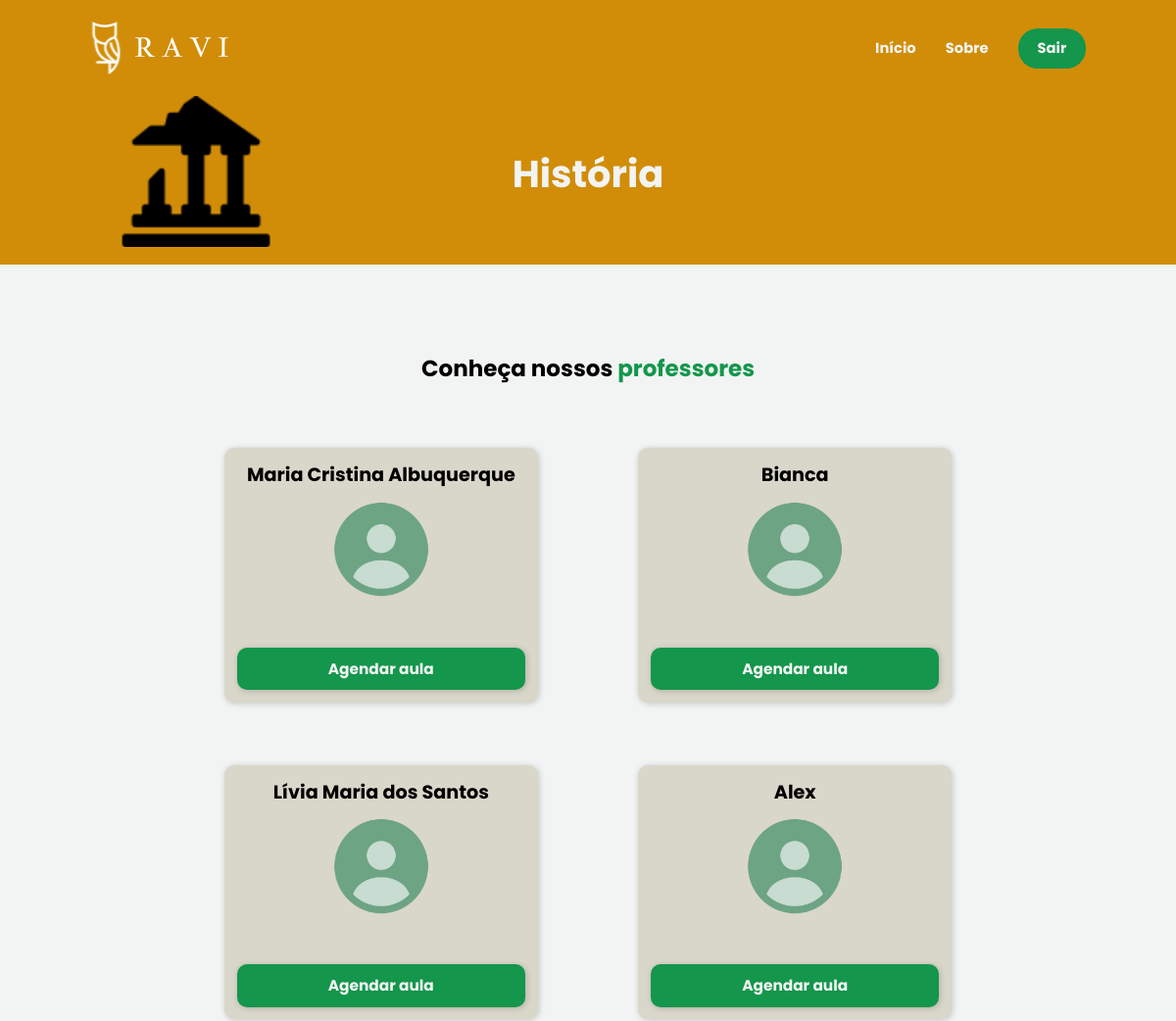
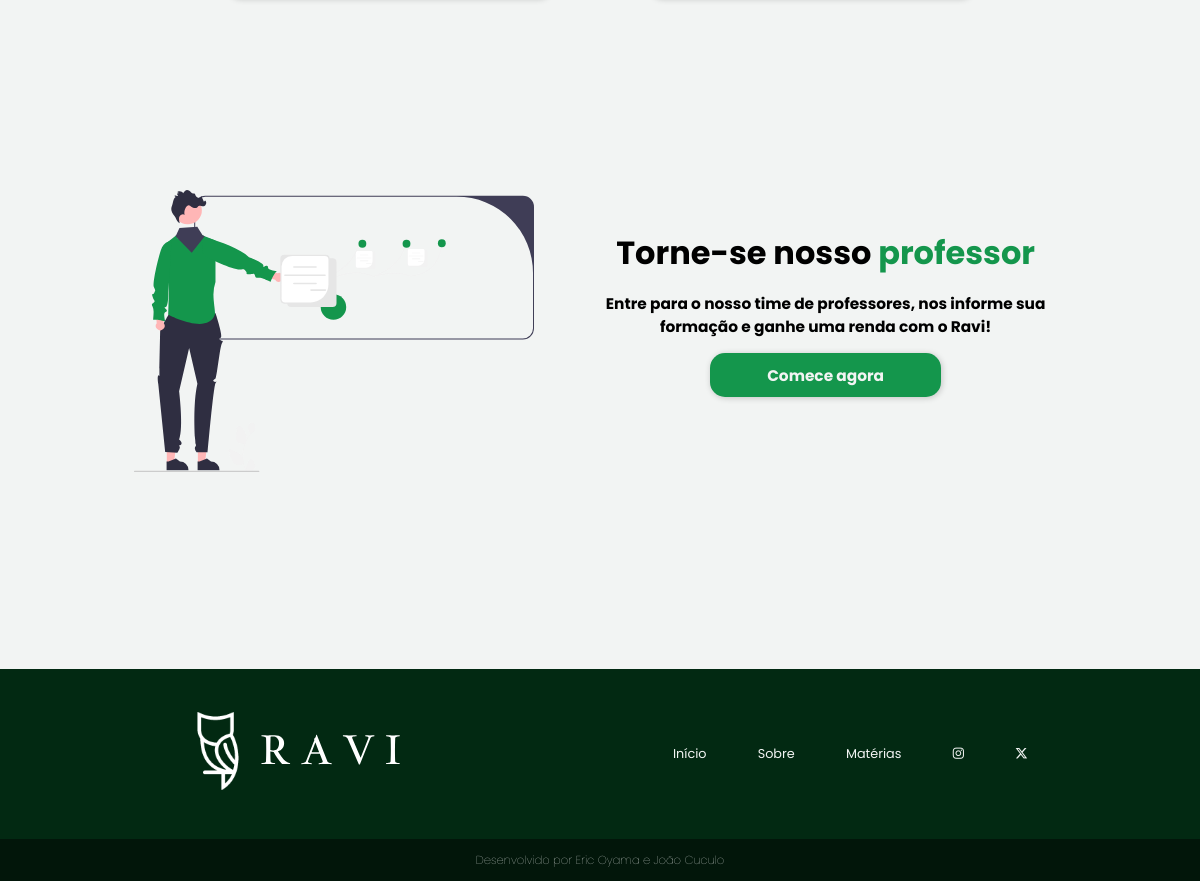
The page /sistema-aluno/materias/historia.php (signed in) on the database its author committed (2 pictures, top to bottom).
### tables this page shows
CREATE TABLE `professor` (
  `id` int(11) NOT NULL,
  `nome` varchar(100) NOT NULL,
  `email` varchar(100) NOT NULL,
  `senha` varchar(100) NOT NULL,
  `dn` date NOT NULL,
  `endereco` varchar(100) NOT NULL,
  `cep` varchar(20) NOT NULL,
  `estado` varchar(100) NOT NULL,
  `cidade` varchar(100) NOT NULL,
  `telefone` varchar(20) NOT NULL,
  `cpf` varchar(20) NOT NULL,
  `rg` varchar(20) NOT NULL,
  `sexo` varchar(10) NOT NULL,
  `areaFormacao` varchar(100) NOT NULL,
  `curriculo` varchar(220) NOT NULL,
  `conteudo` mediumtext NOT NULL,
  `valorHora` varchar(10) NOT NULL,
  `area_id` int(11) DEFAULT NULL,
  `dataCad` timestamp NOT NULL DEFAULT current_timestamp(),
  `status` varchar(11) NOT NULL
);

### sistema-aluno/materias/historia.php (the view, shortened to what this page needs)
<?php
    require_once('../../conexao.php');
    $sql = "select * from professor
               where       1 = 1
                 and area_id = 4";
    $resultado = mysqli_query($conexao, $sql);
?>
<!DOCTYPE html>
<html lang="pt-br">
<head>
    <link rel="stylesheet" href="../../assets/css/header-footer.css">
    <link rel="stylesheet" href="../../assets/css/materias.css">
    <link rel="stylesheet" href="../../assets/css/principal.css">
</head>
<body>
    <?php require_once("../template-aluno/menu-hist.php") ?>
    <main>
        <section class="materia" id="historia">
            <div>
                <img src="../../assets/img/ruins-icon-big.png">
            </div>
            <div>
                <h1>História</h1>
            </div>
        </section>
        <section class="prof">
            <div class="conheca">
                <h1>Conheça nossos <span>professores</span></h1>
            </div>
            <div class="card-group">
                <?php while ($linha = mysqli_fetch_array($resultado)) { ?>
                <div class="cards">
                    <h2><?= $linha['nome'] ?></h2>
                    <img src="../../assets/img/user-image.png">
                    <a href="../aluno/agendamento.php?id=<?= $linha['id'] ?>">Agendar aula</a>
                </div>
                <?php } ?>
            </div>
        </section>
        <section>
            <div class="vire-prof">
                <figure>
                    <img src="../../assets/img/undraw_professor_re_mj1s.svg">
                </figure>
                <section>
                    <div>
                        <h1>Torne-se nosso <span>professor<span></h1>
                    </div>
                    <div>
                        <p>Entre para o nosso time de professores, nos informe sua formação e ganhe uma renda com o Ravi!</p>
                    </div>
                    <a href="../../sistema-professor/professor/cadastro.php"><button class="cad-btn2 cad-btn3">Comece agora</button></a>
                </section>
            </div>
                </main>
    <?php require_once("../template-aluno/rodape3.php") ?>
</body>
</html>

### assets/css/header-footer.css (style rules this page uses)
* { margin: 0; padding: 0; box-sizing: border-box; font-family: 'Poppins', sans-serif; }
:root { --color-primary: #053c1c; --color-secundary: #6ca484; --color-tertiary: #14964C; --color-black: #000; --color-white: #f2f4f3; font-size: 80%; }
html { height: 100%; min-height: 100%; }
body { display: flex; flex-direction: column; min-height: 100%; width: 100%; }

### assets/css/materias.css (style rules this page uses)
body { background-color: var(--color-white); }
.materia { display: flex; color: var(--color-white); justify-content: space-around; align-items: center; padding-bottom: 1rem; margin-bottom: 7rem; }
#historia { background-color: #D18D08; }
.materia img { width: 12rem; }
.materia h1 { font-size: 3rem; }
.prof { display: flex; flex-direction: column; justify-content: center; align-items: center; margin-bottom: 15rem; }
.conheca { margin-bottom: 5rem; }
.conheca h1 { font-size: 1.8rem; }
.conheca span { color: var(--color-tertiary); }
.card-group { display: flex; flex-direction: row; justify-content: center; flex-wrap: wrap; gap: 5rem 8rem; margin: 0 3rem; max-width: 1800px; }
.cards { display: flex; flex-direction: column; justify-content: center; align-items: center; width: 25rem; background-color: #D9D7CA; padding: 1rem; border-radius: 10px; box-shadow: 1px 1px 6px rgba(0, 0, 0, 0.2); }
.cards img { width: 100px; margin: 1rem 0 4rem; }
.cards a { text-decoration: none; padding: 0.8rem 1.2rem; border-radius: 10px; background-color: var(--color-tertiary); color: var(--color-white); width: 100%; font-weight: bold; font-size: 1.2rem; text-align: center; box-shadow: 1px 1px 6px rgba(0, 0, 0, 0.2); transition: 0.3s all; cursor: pointer; }

### assets/css/principal.css (style rules this page uses)
body { background-color: var(--color-white); }
.cad-btn2 { width: 27.3rem; padding: 0.8rem 1.2rem; border: none; border-radius: 15px; background-color: var(--color-tertiary); color: var(--color-white); font-weight: bold; font-size: 1.2rem; box-shadow: 1px 1px 6px rgba(0, 0, 0, 0.2); transition: 0.3s all; cursor: pointer; }
.vire-prof { display: flex; justify-content: center; gap: 4rem; margin-bottom: 15rem; }
.vire-prof figure img { width: 400px; }
.vire-prof section { display: flex; flex-direction: column; align-items: center; justify-content: start; width: 40%; }
.vire-prof section h1 { font-size: 2.5rem; margin: 3rem 0 1.2rem; }
.vire-prof section h1 span { color: var(--color-tertiary); }
.vire-prof section p { font-size: 1.2rem; font-weight: bold; margin-bottom: 1.2rem; text-align: center; }
.cad-btn3 { width: 18rem; }
@media screen and (max-width: 1225px) { .vire-prof h1 { text-align: center; } }

### rows shown on the page
professor: nome "Maria Cristina Albuquerque"
professor: nome "Bianca"
professor: nome "Lívia Maria dos Santos"
professor: nome "Alex"
